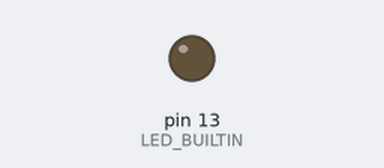
A sketch run on a simulated Arduino Uno, built with avr-gcc and run on an emulated ATmega328P. Parts: output pins drawn as LEDs (lit = HIGH). What the sketch prints to the serial monitor is not drawn.

Above: at 2.4 s.
At 7.3 s:
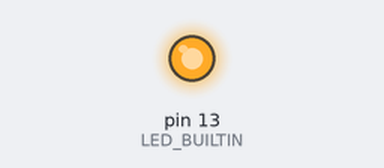
Timing chart, 0 to 19.1 s (numbered marks = the images above):
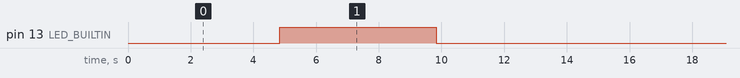

The sketch:

dummy_encoder_serial.ino
```cpp
int i = 0;
int x = 0;
unsigned long current = 0;
unsigned long last = 0;
unsigned long diff = 0;
void setup() {
  Serial.begin(500000);
  pinMode(LED_BUILTIN, OUTPUT);

}

void loop()
{
  if(x == 0  )
  {
  for(i = 0 ; i<=10000;i++)
  {
    x++;
    current = millis();
    Serial.print(x);
    Serial.print(",");
    Serial.print(x);
    delayMicroseconds(10);
    Serial.println("");

  }
  if(i > 10000)
  {
    digitalWrite(LED_BUILTIN, HIGH);   // turn the LED on (HIGH is the voltage level)
  delay(5000);                       // wait for a second
  digitalWrite(LED_BUILTIN, LOW);
  for(i = 0 ; i<=10000;i++)
  {
    x--;
    current = millis();
    Serial.print(x);
    Serial.print(",");
    Serial.print(x);
    delayMicroseconds(10);
    Serial.println("");

  }
  }

  }

  }
```

Measured:
- by itself, pin 13 (LED_BUILTIN): alternates HIGH for 5.0 s and LOW for 9.7 s
